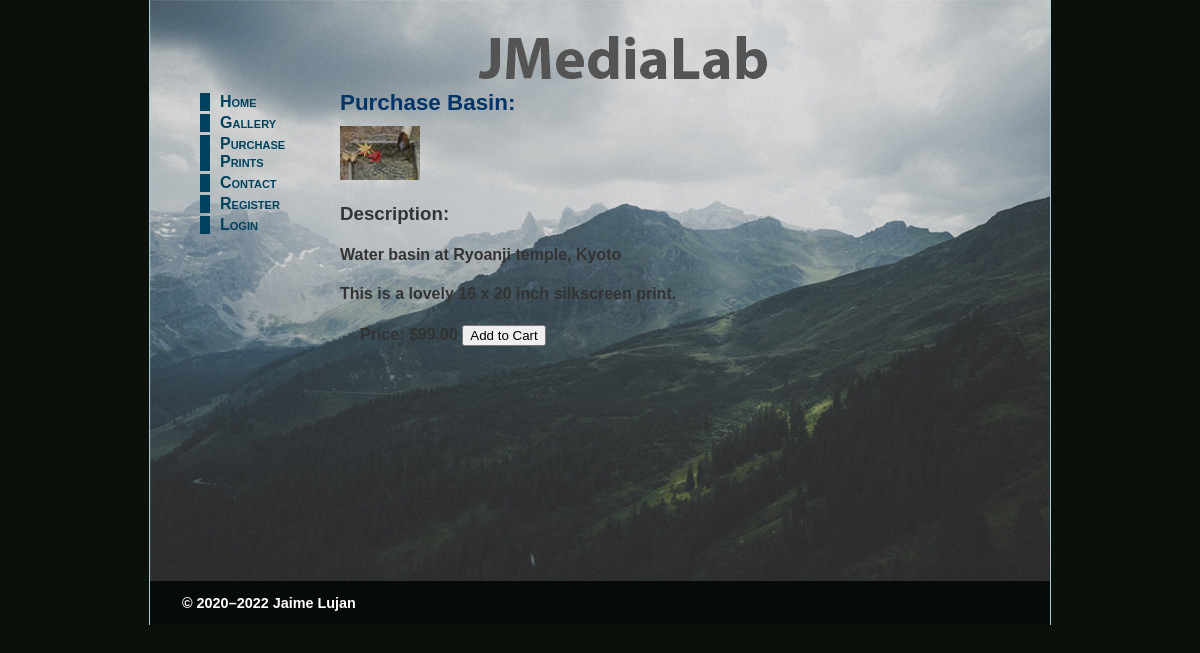
/JJ/product_details.php?image_id=1, run on the app's committed database.
### tables this page shows
CREATE TABLE IF NOT EXISTS JJ_images (
  image_id int(10) unsigned NOT NULL AUTO_INCREMENT,
  filename varchar(25) NOT NULL,
  caption varchar(120) NOT NULL,
  price decimal(6,2) NOT NULL,
  details text,
  PRIMARY KEY (image_id)
);

### JJ/product_details.php (the view, shortened to what this page needs)
<?php
	require './includes/header.php';
	require_once '../../mysqli_connect.php';
	echo '<main>';
	function shortTitle ($title){
		$title = substr($title, 0, -4);
		$title = str_replace('_', ' ', $title);
		$title = ucwords($title);
		return $title;
	}
	if(isset($_GET['image_id'])) {
		$imgID = filter_var($_GET['image_id'], FILTER_VALIDATE_INT);
		$getDetails= "SELECT * FROM JJ_images WHERE image_id = ?";
		$stmt = mysqli_prepare($dbc, $getDetails);
		mysqli_stmt_bind_param($stmt, 'i', $imgID);
		mysqli_stmt_execute($stmt);
		$result=mysqli_stmt_get_result($stmt);
		$rows = mysqli_num_rows($result);
		if ($rows == 1) {
			$item = mysqli_fetch_assoc($result);
			$price = $item['price'];
			echo "<h2> Purchase ".(shortTitle($item['filename'])). ":</h2>";
			echo '<img src =  "images/'. $item['filename'].  '">';
			echo "<h3><strong>Description:</strong></h3>";
			echo "<h4>".$item["caption"]."</h4>";
			echo "<h4>".$item['details']."</h4>";
			echo '<form style ="display:inline:" action = "cart.php" method = "post">';
			echo "<p><h4><strong>Price: </strong>$".$price. " ";
				echo '<input type = "submit" value = "Add to Cart">';
				echo "</h4></p></form>";
		}
		else {
			echo "<main><h2>We are unable to process your request at  this  time.</h2><h3>Please try again later.</h3></main>";
			include 'includes/footer.php';
			exit;
		}
	}else {
		echo "<main><h2>You have reached this page in error</h2><h3>Use the menu at the left to view our products.</h3></main>";
		include 'includes/footer.php';
		exit;
	   }
echo '</main>';
include 'includes/footer.php'; ?>

### JJ/styles/journey.css (style rules this page uses)
body { margin: 0; padding: 0; color: #333; font-family: "Trebuchet MS", Arial, Helvetica, sans-serif; overflow-y:scroll; background-color: rgb(11, 16, 11); }
h1, h2 { margin: 0 0 10px 0; font-family: Verdana, Arial, Helvetica, sans-serif; color: #036; }
h2 { font-size: 140%; }
p { margin: 0 auto 1em 0; padding: 0 20px; font-size: 85%; line-height: 1.4; }
main { margin: 0 10% 0 190px; min-width: 525px; max-width: 640px; }
form { margin: 0 0 0 20px; }
form p { margin: 0 0 5px 0; }

### data on the page
jj_images: filename "Basin", filename (picture), caption "Water basin at Ryoanji temple, Kyoto", details "This is a lovely 16 x 20 inch silkscreen print.", price "99.00"

### other printed values
$startYear "2020"
